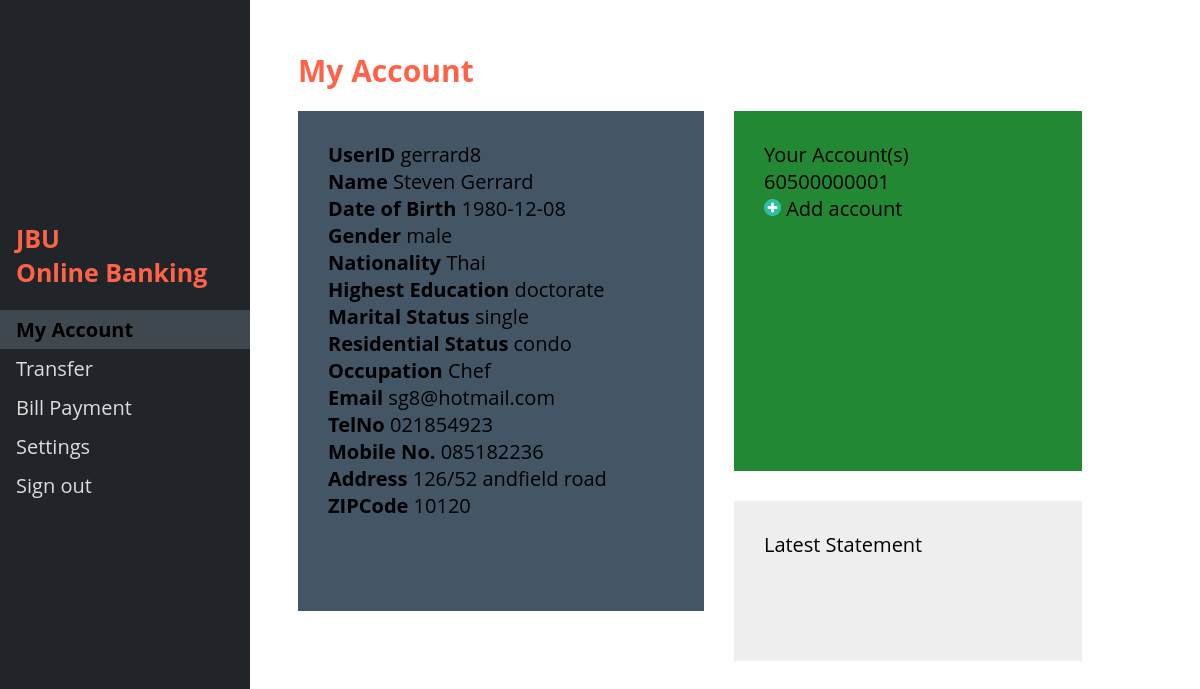
The page /myacc.php (signed in) on the database its author committed.
### tables this page shows
CREATE TABLE `userinfo` (
  `UserID` varchar(16) NOT NULL,
  `IdentificationNo` varchar(13) NOT NULL,
  `PassportNo` varchar(13) DEFAULT NULL,
  `Name` text NOT NULL,
  `DateofBirth` date NOT NULL,
  `Nationality` text NOT NULL,
  `Gender` varchar(20) NOT NULL,
  `HighestEducation` text,
  `Occupation` text NOT NULL,
  `MaritalStatus` text NOT NULL,
  `ResidentialStatus` text,
  `MobileNo` varchar(10) NOT NULL,
  `TelNo` varchar(9) DEFAULT NULL,
  `Email` varchar(50) NOT NULL,
  `Address` varchar(100) NOT NULL,
  `ZIPCode` varchar(5) DEFAULT NULL
);

CREATE TABLE `account` (
  `AccountNo` varchar(11) NOT NULL,
  `Balance` float NOT NULL,
  `TypeAccountID` varchar(5) NOT NULL,
  `BranchID` varchar(3) NOT NULL,
  `IdentificationNo` varchar(13) NOT NULL
);

### myacc.php (the view, shortened to what this page needs)
<!DOCTYPE html>
<html>
<head>
<?php
$UserID = $_SESSION['UserID'];
include_once 'phpConnect/connect.php';
?>
</head>
<body>
	<div class="sidenav">
		<div style="padding-left: 16px;">
			<h2>JBU <br> Online Banking</h2>
		</div>
		<a href="myacc.php" name="myacc">My Account</a>
		<a href="transfer.php" name="transfer">Transfer</a>
		<a href="billpay.php" name="billpay">Bill Payment</a>
		<a href="settings.php" name="settings">Settings</a>
		<a href="#contact">Sign out</a>
	</div>
	<div class="main">
		<h1>My Account</h1>
		<div class="container">
			<div class="left">
				<div class="myinfo">
					<?php
					$sql_myinfo = "SELECT UserID,Name,DateofBirth,Gender,Nationality,HighestEducation,MaritalStatus,ResidentialStatus,Occupation,Email,TelNo,MobileNo,Address,ZIPCode FROM userinfo WHERE UserID='$UserID'";
					$query_myinfo = mysqli_query($conn, $sql_myinfo);
					$result_myinfo = mysqli_fetch_assoc($query_myinfo);
					?>
					<strong>UserID</strong>
					<?php echo $UserID ?><br>
					<strong>Name </strong>
					<?php echo $result_myinfo['Name']; ?><br>
					<strong>Date of Birth</strong>
					<?php echo $result_myinfo['DateofBirth'] ?><br>
					<strong>Gender</strong>
					<?php echo $result_myinfo['Gender'] ?><br>
					<strong>Nationality</strong>
					<?php echo $result_myinfo['Nationality'] ?><br>
					<strong>Highest Education</strong>
					<?php echo $result_myinfo['HighestEducation'] ?><br>
					<strong>Marital Status</strong>
					<?php echo $result_myinfo['MaritalStatus'] ?><br>
					<strong>Residential Status</strong>
					<?php echo $result_myinfo['ResidentialStatus'] ?><br>
					<strong>Occupation</strong>
					<?php echo $result_myinfo['Occupation'] ?><br>
					<strong>Email</strong>
					<?php echo $result_myinfo['Email'] ?><br>
					<strong>TelNo</strong>
					<?php echo $result_myinfo['TelNo'] ?><br>
					<strong>Mobile No.</strong>
					<?php echo $result_myinfo['MobileNo'] ?><br>
					<strong>Address</strong>
					<?php echo $result_myinfo['Address'] ?><br>
					<strong>ZIPCode</strong>
					<?php echo $result_myinfo['ZIPCode'] ?><br>
				</div>
			</div>
			<div class="right">
				<div class="acc">
					Your Account(s) <br>
					<?php
					$sql_acc = "SELECT userinfo.IdentificationNo, account.AccountNo
					FROM userinfo
					INNER JOIN account ON userinfo.IdentificationNo=account.IdentificationNo WHERE userinfo.UserID='$UserID';";
					$query_acc = mysqli_query($conn, $sql_acc);
					$result_acc = mysqli_fetch_assoc($query_acc);
					?>
					<?php echo $result_acc['AccountNo'] ?><br>
					<div class="addacc">
						<img src="img/png/add.png" alt="add" width="17px" height="17px"></img> Add account
					</div>
					</div>
					<div class="statement">
						Latest Statement
					</div>
				</div>
			</div>
		</div>
	</body>
	</html>

### myacc.php (style rules this page uses)
body { font-family: 'Open Sans','Helvetica Neue',Arial,sans-serif; }
h1 { color: Tomato; font-size: 30px; }
h2 { color: Tomato; font-size: 25px; }
.sidenav { height: 100%; width: 250px; position: fixed; z-index: 1; top: 0; left: 0; background-color: #212529; overflow-x: hidden; padding-top: 200px; }
.sidenav a { padding: 6px 8px 6px 16px; text-decoration: none; font-size: 20px; color: #ddd; display: block; }
.sidenav>a[name="myacc"] { background-color: #3f474f; color: #000; font-weight: bold; }
.left { width: 700px; height: 500px; background-color: #456; }
.myinfo { padding: 30px; height: 300px; }
.right { margin-left: 30px; width: 600px; }
.acc { padding: 30px; height: 300px; background-color: #283; }
.statement { margin-top: 30px; padding: 30px; height: 100px; background-color: #eee; }
.addacc { cursor: pointer; }
.main { margin-left: 280px; margin-right: 100px; margin-top: 50px; font-size: 20px; padding: 0px 10px; }
.container { display: flex; flex-wrap: nowrap; }

### rows shown on the page
userinfo: Name "Steven Gerrard", DateofBirth "1980-12-08", Gender "male", Nationality "Thai", HighestEducation "doctorate", MaritalStatus "single", ResidentialStatus "condo", Occupation "Chef", Email "sg8@hotmail.com", TelNo "021854923", MobileNo "085182236", Address "126/52 andfield road", ZIPCode "10120"
account: AccountNo "60500000001"

### other values the page prints
$UserID "gerrard8"
